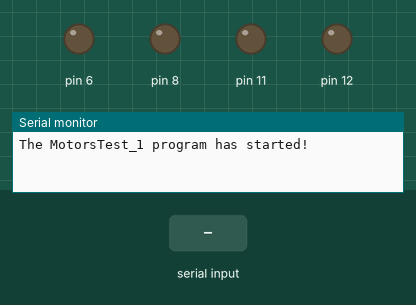
Recording of a sketch running on a simulated Arduino Uno, built with avr-gcc and run on an emulated ATmega328P. Parts: output pins drawn as LEDs (lit = HIGH), the last lines printed to the serial monitor. The test bench sets the inputs (shaded band).

Above: at 1.2 s.
1.3 s: "f" received over Serial
At 2.5 s:
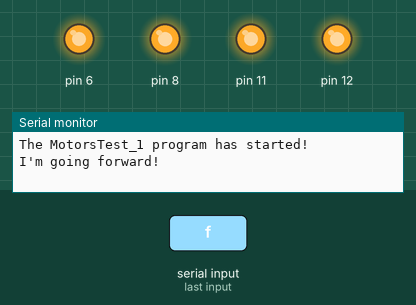
2.8 s: "b" received over Serial
At 3.7 s:
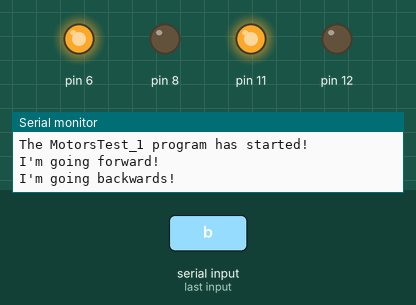
4.3 s: "x" received over Serial
At 4.8 s:
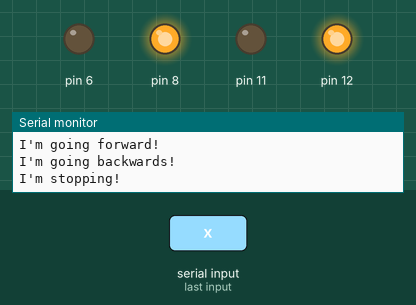
5.8 s: "w" received over Serial
At 7.0 s:
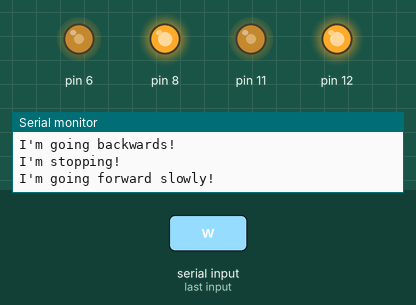
7.3 s: "q" received over Serial
At 8.3 s:
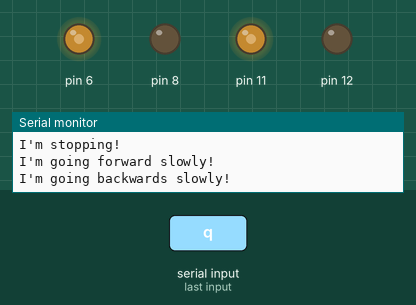
8.8 s: "l" received over Serial
At 9.4 s:
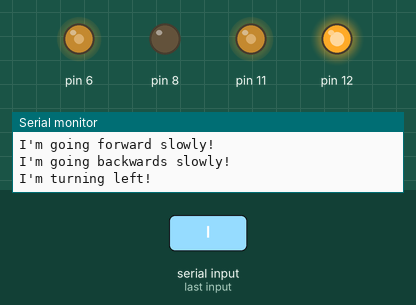
Timing chart, 0 to 11.3 s (numbered marks = the images above; inputs shaded):
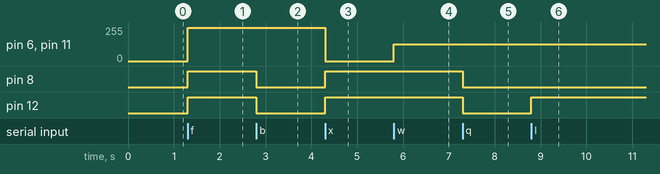

Measured:
- after the input at 1.3 s, pin 6, pin 11: 0/255 → 250/255 at once; pin 8, pin 12: LOW → HIGH at once
- after the input at 2.8 s, pin 8, pin 12: HIGH → LOW at once
- after the input at 4.3 s, pin 6, pin 11: 250/255 → 0/255 at once; pin 8, pin 12: LOW → HIGH at once
- after the input at 5.8 s, pin 6, pin 11: 0/255 → 125/255 at once
- after the input at 7.3 s, pin 8, pin 12: HIGH → LOW at once
- after the input at 8.8 s, pin 12: LOW → HIGH at once

The sketch:

_0219_MotorsTest_1.ino
```cpp
/**************************************************************
  File:      _0219_MotorsTest_1.pde
  Contents:  This program executes a number of test sequences to
             ensure our motor is working.
             Test of GitHub....

             press 'f': drive forward
             press 'b': drive backwards
             press 'x': stop

             press 's': drive forward, but slowly
             press 'w': drive backward, but slowly


             press 'r': turn 90deg right, then drive straight
             press 'l': turn 90deg left, then drive straight


             if proximity sensor/bumpers sense walls, turn around

             do we want to create libraries we can call, rather than
             writing out all the functions?

  Notes:    Target: Arduino UNO R1 & R2
            Arduino IDE version: 0022


  History:
  when      who  what/why
  ----      ---  -------------------------------------------
  02/19/14  ECM  program created for initial motor test
**************************************************************/

/*---------------- Includes ---------------------------------*/
#include <Winklelib.h>
#include <Timers.h>
#include <Servo.h>

/*---------------- Module Defines ---------------------------*/

/*---------------- Module Function Prototypes ---------------*/
unsigned char TestForKey(void);
void RespToKey(void);
int pause = 10; // defining the microsecond delay between direction changes
unsigned char TestTimerExpired(void);

/*---------------- Arduino Main Functions -------------------*/
void setup() {
  Serial.begin(9600);
  Serial.println("The MotorsTest_1 program has started!");
  WinkleInit();
  //TMRArd_InitTimer(0, TIME_INTERVAL);

}

void loop() {
  if (TestForKey());
    RespToKey();

 //turnRight


  //    LeftMtrSpeed(5);
  //    RightMtrSpeed(-5);
}

/*---------------- Module Functions -------------------------*/


void RespToKey(void) {
  unsigned char theKey;

  theKey = Serial.read();

  if(theKey == 'f') {
    Serial.println("I'm going forward!");
      LeftMtrSpeed(0); // motors not meant for instantaneous reverse so including a brief stop
      RightMtrSpeed(0);
      delayMicroseconds(pause);
      LeftMtrSpeed(10);
      RightMtrSpeed(10);
  }

  else if (theKey == 'b') {
      Serial.println("I'm going backwards!");
      LeftMtrSpeed(0); // motors not meant for instantaneous reverse so including a brief stop
      RightMtrSpeed(0);
      delayMicroseconds(pause);
      LeftMtrSpeed(-10);
      RightMtrSpeed(-10);
  }

  else if (theKey == 'x') {
      Serial.println("I'm stopping!");
      LeftMtrSpeed(0);
      RightMtrSpeed(0);
  }

  else if (theKey == 'w') {
      Serial.println("I'm going forward slowly!");
      LeftMtrSpeed(0); // motors not meant for instantaneous reverse so including a brief stop
      RightMtrSpeed(0);
      delayMicroseconds(pause);
      LeftMtrSpeed(5);
      RightMtrSpeed(5);
  }

  else if (theKey == 'q') {
      Serial.println("I'm going backwards slowly!");
      LeftMtrSpeed(-5);
      RightMtrSpeed(-5);
  }

  else if (theKey == 'l') {
      Serial.println("I'm turning left!");
      //start timer for some amount of time - we need to test to figure out
      //exactly how long it takes our motors to turn 90deg
      LeftMtrSpeed(0); // motors not meant for instantaneous reverse so including a brief stop
      RightMtrSpeed(0);
      delayMicroseconds(pause);
      LeftMtrSpeed(-5);
      RightMtrSpeed(5);
      //timer expires
    //  LeftMtrSpeed(10);
     // RightMtrSpeed(10);
  }

  else if (theKey == 'r') {
      Serial.println("I'm turning right!");
      //start timer for some amount of time - we need to test to figure out
      //exactly how long it takes our motors to turn 90deg
      LeftMtrSpeed(0); // motors not meant for instantaneous reverse so including a brief stop
      RightMtrSpeed(0);
      delayMicroseconds(pause);
      LeftMtrSpeed(5);
      RightMtrSpeed(-5);
      //timer expires
   //   LeftMtrSpeed(10);
     // RightMtrSpeed(10);
  }

}
```
